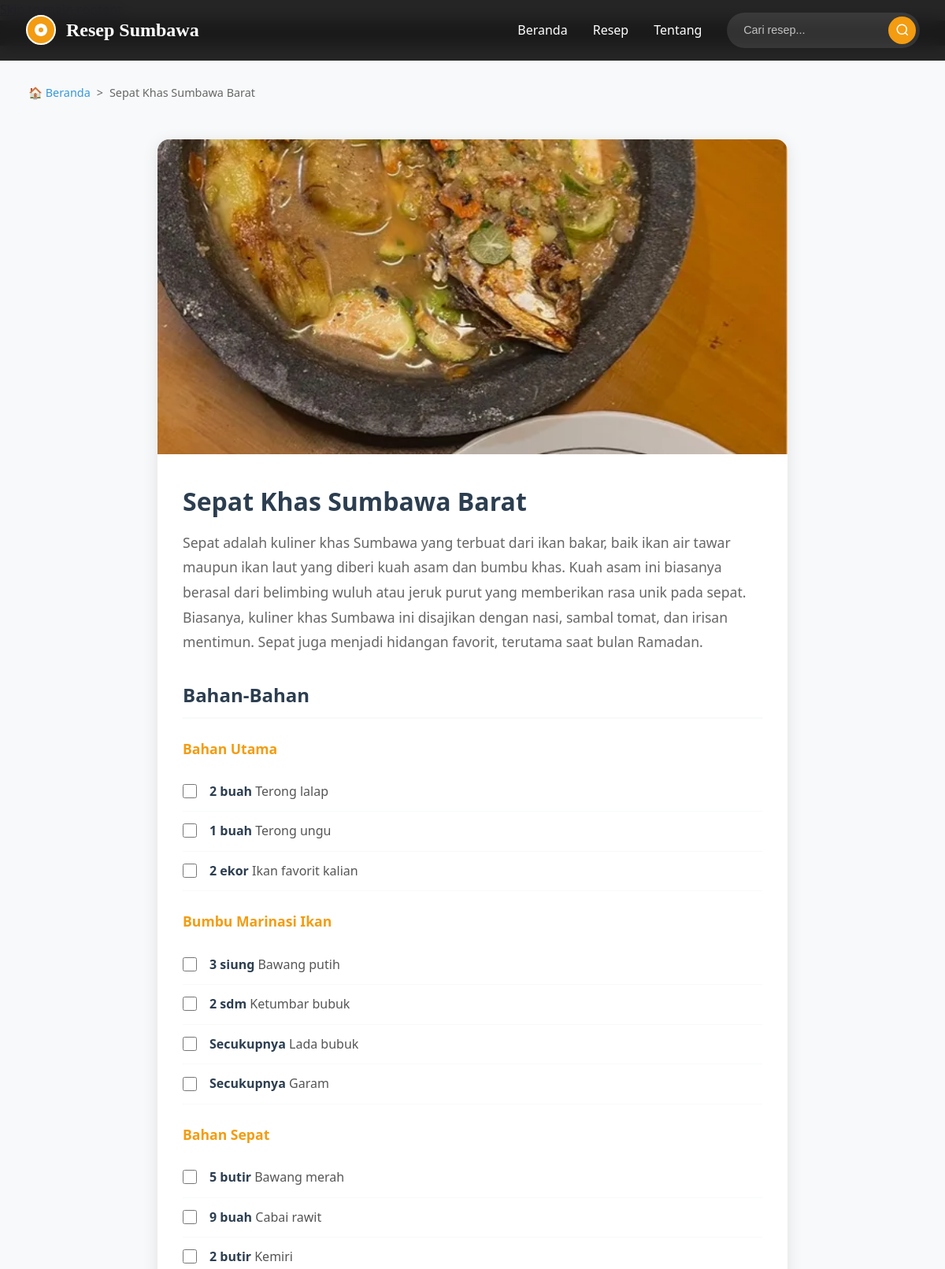
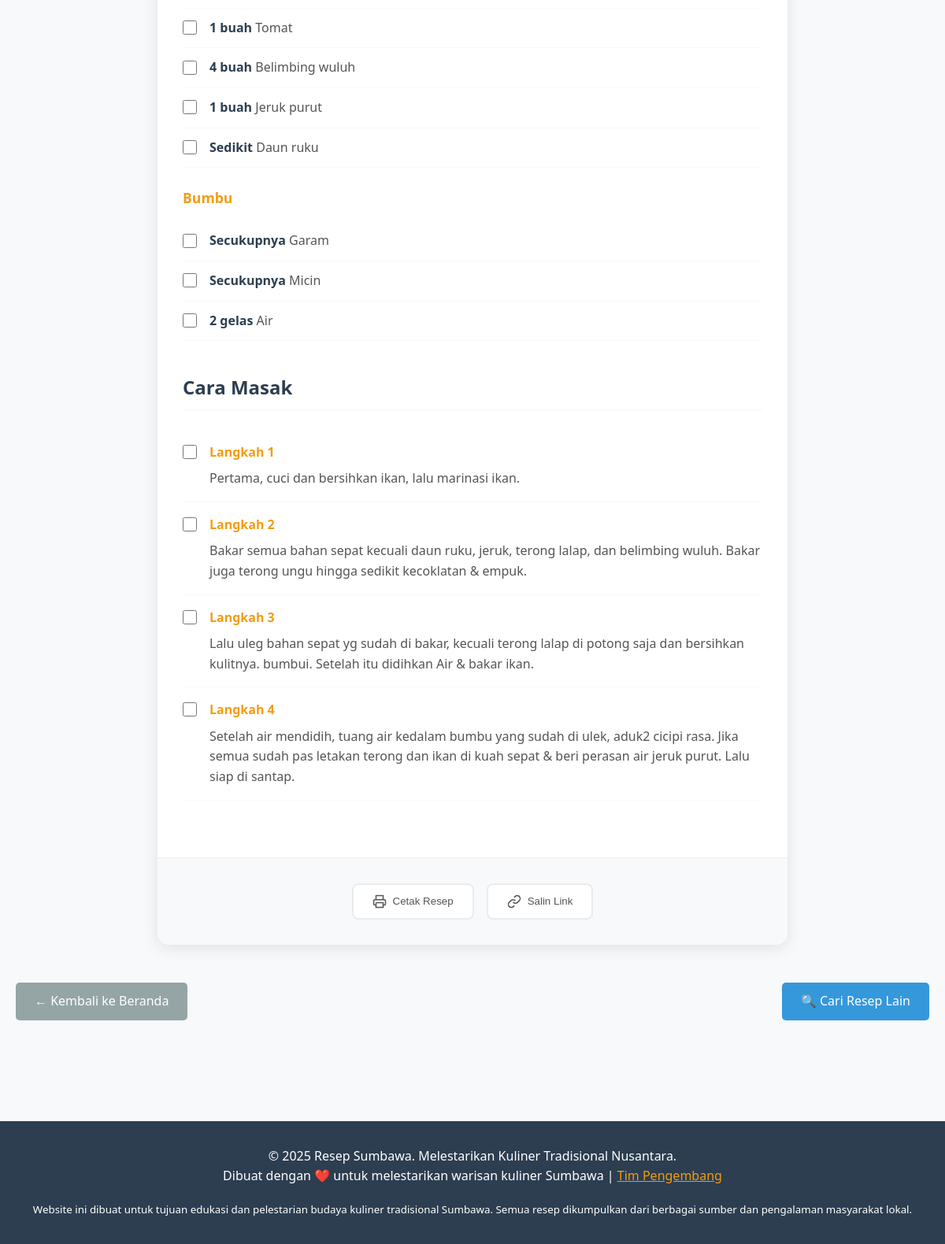
The page /detail_resep.php?id_resep=1 on the database its author committed (2 pictures, top to bottom).
### tables this page shows
CREATE TABLE resep (
    id_resep INT AUTO_INCREMENT PRIMARY KEY,
    nama_resep VARCHAR(100) NOT NULL,
    deskripsi TEXT NOT NULL,
    waktu_memasak INT,
    porsi INT DEFAULT 2,
    gambar VARCHAR(255),
    id_kategori INT,
    id_pengguna INT,
    created_at TIMESTAMP DEFAULT CURRENT_TIMESTAMP,
    updated_at TIMESTAMP DEFAULT CURRENT_TIMESTAMP ON UPDATE CURRENT_TIMESTAMP,
    FOREIGN KEY (id_kategori) REFERENCES kategori(id_kategori),
    FOREIGN KEY (id_pengguna) REFERENCES pengguna(id_pengguna)
);

CREATE TABLE resep_bahan (
    id_resep_bahan INT AUTO_INCREMENT PRIMARY KEY,
    id_resep INT,
    id_bahan INT,
    takaran VARCHAR(100) NOT NULL,
    kelompok VARCHAR(100),
    urutan INT DEFAULT NULL,
    FOREIGN KEY (id_resep) REFERENCES resep(id_resep),
    FOREIGN KEY (id_bahan) REFERENCES bahan(id_bahan)
);

CREATE TABLE bahan (
    id_bahan INT AUTO_INCREMENT PRIMARY KEY,
    nama_bahan VARCHAR(100) NOT NULL
);

CREATE TABLE langkah_memasak (
    id_langkah INT AUTO_INCREMENT PRIMARY KEY,
    id_resep INT,
    nomor_urutan INT NOT NULL,
    deskripsi_langkah TEXT NOT NULL,
    FOREIGN KEY (id_resep) REFERENCES resep(id_resep)
);

### config/koneksi.php (called while the page is built, shortened)
<?php
function escape($string) {
    return htmlspecialchars($string, ENT_QUOTES, 'UTF-8');
}
?>

### detail_resep.php (the view, shortened to what this page needs)
<?php
require_once 'config/koneksi.php';
$idResep = isset($_GET['id_resep']) ? (int)$_GET['id_resep'] : 0;
try {
    $stmt = $pdo->prepare("
        SELECT r.*, k.nama_kategori, p.nama as nama_penulis
        FROM resep r
        LEFT JOIN kategori k ON r.id_kategori = k.id_kategori
        LEFT JOIN pengguna p ON r.id_pengguna = p.id_pengguna
        WHERE r.id_resep = :id_resep
    ");
    $stmt->bindParam(':id_resep', $idResep, PDO::PARAM_INT);
    $stmt->execute();
    $resep = $stmt->fetch();
    $stmtBahan = $pdo->prepare("
        SELECT rb.*, b.nama_bahan
        FROM resep_bahan rb
        JOIN bahan b ON rb.id_bahan = b.id_bahan
        WHERE rb.id_resep = :id_resep
        ORDER BY rb.urutan ASC, rb.kelompok ASC
    ");
    $stmtBahan->bindParam(':id_resep', $idResep, PDO::PARAM_INT);
    $stmtBahan->execute();
    $bahanList = $stmtBahan->fetchAll();
    $bahanByGroup = [];
    foreach ($bahanList as $bahan) {
        $kelompok = $bahan['kelompok'] ?: 'Bahan Utama';
        $bahanByGroup[$kelompok][] = $bahan;
    }
    $stmtLangkah = $pdo->prepare("
        SELECT * FROM langkah_memasak
        WHERE id_resep = :id_resep
        ORDER BY nomor_urutan ASC
    ");
    $stmtLangkah->bindParam(':id_resep', $idResep, PDO::PARAM_INT);
    $stmtLangkah->execute();
    $langkahList = $stmtLangkah->fetchAll();
} catch(PDOException $e) {
    $error = "Error mengambil detail resep: " . $e->getMessage();
}
include 'includes/header.php';
?>
<div class="container">
    <?php if (isset($error)): ?>
        <div class="alert alert-warning">
            <strong>Error:</strong> <?php echo escape($error); ?>
        </div>
        <div style="text-align: center; margin: 2rem 0;">
            <a href="/index.php" class="btn btn-primary">← Kembali ke Beranda</a>
        </div>
    <?php else: ?>
        <nav aria-label="breadcrumb" style="margin-bottom: 2rem;">
            <ol style="display: flex; list-style: none; padding: 0; background: #f8f9fa; padding: 1rem; border-radius: 5px; font-size: 0.9rem;">
                <li><a href="/index.php" style="color: #3498db; text-decoration: none;">🏠 Beranda</a></li>
                <li style="margin: 0 0.5rem; color: #666;">></li>
                <li style="color: #666;"><?php echo escape($resep['nama_resep']); ?></li>
            </ol>
        </nav>
        <article class="recipe-detail-clean">
            <?php if (!empty($resep['gambar']) && file_exists($_SERVER['DOCUMENT_ROOT'] . $resep['gambar'])): ?>
                <img
                    src="<?php echo escape($resep['gambar']); ?>"
                    alt="<?php echo escape($resep['nama_resep']); ?>"
                    class="recipe-detail-image-clean"
                >
            <?php endif; ?>
            <div class="recipe-detail-content">
                <h1 class="recipe-title-clean"><?php echo escape($resep['nama_resep']); ?></h1>
                <p class="recipe-description-clean">
                    <?php echo nl2br(escape($resep['deskripsi'])); ?>
                </p>
                <div class="recipe-section-clean">
                    <h2 class="section-title-clean">Bahan-Bahan</h2>
                    <?php if (empty($bahanByGroup)): ?>
                        <p style="color: #666; font-style: italic;">Belum ada bahan yang tercatat untuk resep ini.</p>
                    <?php else: ?>
                        <?php foreach ($bahanByGroup as $kelompok => $bahanGroup): ?>
                            <?php if (count($bahanByGroup) > 1): ?>
                                <h3 style="color: #f39c12; font-size: 1.1rem; margin: 1.5rem 0 1rem 0; font-weight: 600;">
                                    <?php echo escape($kelompok); ?>
                                </h3>
                            <?php endif; ?>
                            <ul class="ingredients-list-clean">
                                <?php foreach ($bahanGroup as $bahan): ?>
                                    <li class="ingredient-item-clean">
                                        <input type="checkbox" class="ingredient-checkbox" id="ingredient-<?php echo $bahan['id_resep_bahan']; ?>">
                                        <label for="ingredient-<?php echo $bahan['id_resep_bahan']; ?>" class="ingredient-text">
                                            <span class="ingredient-amount"><?php echo escape($bahan['takaran']); ?></span>
                                            <?php echo escape($bahan['nama_bahan']); ?>
                                        </label>
                                    </li>
                                <?php endforeach; ?>
                            </ul>
                        <?php endforeach; ?>
                    <?php endif; ?>
                </div>
                <div class="recipe-section-clean">
                    <h2 class="section-title-clean">Cara Masak</h2>
                    <?php if (empty($langkahList)): ?>
                        <p style="color: #666; font-style: italic;">Belum ada langkah memasak yang tercatat untuk resep ini.</p>
                    <?php else: ?>
                        <ol class="steps-list-clean">
                            <?php foreach ($langkahList as $langkah): ?>
                                <li class="step-item-clean">
                                    <input type="checkbox" class="step-checkbox" id="step-<?php echo $langkah['id_langkah']; ?>">
                                    <div class="step-content">
                                        <div class="step-number">Langkah <?php echo $langkah['nomor_urutan']; ?></div>
                                        <div class="step-text">
                                            <?php echo nl2br(escape($langkah['deskripsi_langkah'])); ?>
                                        </div>
                                    </div>
                                </li>
                            <?php endforeach; ?>
                        </ol>
                    <?php endif; ?>
                </div>
            </div>
            <div class="recipe-actions-clean">
                <button onclick="window.print()" class="action-btn-clean">
                    <svg width="18" height="18" viewBox="0 0 24 24" fill="none" stroke="currentColor" stroke-width="2">
                        <polyline points="6,9 6,2 18,2 18,9"></polyline>
                        <path d="M6,18H4a2,2,0,0,1-2-2V11a2,2,0,0,1,2-2H20a2,2,0,0,1,2,2v5a2,2,0,0,1-2,2H18"></path>
                        <polyline points="6,14 18,14 18,22 6,22 6,14"></polyline>
                    </svg>
                    Cetak Resep
                </button>
                <button onclick="ResepSumbawa.copyToClipboard(window.location.href)" class="action-btn-clean">
                    <svg width="18" height="18" viewBox="0 0 24 24" fill="none" stroke="currentColor" stroke-width="2">
                        <path d="M10 13a5 5 0 0 0 7.54.54l3-3a5 5 0 0 0-7.07-7.07l-1.72 1.71"></path>
                        <path d="M14 11a5 5 0 0 0-7.54-.54l-3 3a5 5 0 0 0 7.07 7.07l1.71-1.71"></path>
                    </svg>
                    Salin Link
                </button>
            </div>
        </article>
        <div style="display: flex; justify-content: space-between; margin: 3rem 0; flex-wrap: wrap; gap: 1rem;">
            <a href="/index.php" class="btn btn-secondary">
                ← Kembali ke Beranda
            </a>
            <a href="/cari_resep.php" class="btn btn-primary">
                🔍 Cari Resep Lain
            </a>
        </div>
    <?php endif; ?>
</div>
<?php include 'includes/footer.php'; ?>

### assets/css/style.css (style rules this page uses)
* { margin: 0; padding: 0; box-sizing: border-box; }
.recipe-detail-clean { max-width: 800px; margin: 0 auto; background: white; border-radius: 15px; overflow: hidden; box-shadow: 0 4px 20px rgba(0, 0, 0, 0.1); }
.recipe-detail-image-clean { width: 100%; height: 400px; object-fit: cover; }
.recipe-detail-content { padding: 2rem; }
.recipe-title-clean { font-size: 2rem; font-weight: 700; color: #2c3e50; margin-bottom: 1rem; line-height: 1.3; }
.recipe-description-clean { color: #666; line-height: 1.8; margin-bottom: 2rem; font-size: 1.1rem; }
.recipe-section-clean { margin-bottom: 2.5rem; }
.section-title-clean { font-size: 1.5rem; font-weight: 600; color: #2c3e50; margin-bottom: 1.5rem; padding-bottom: 0.5rem; border-bottom: 2px solid #f8f9fa; }
.ingredients-list-clean { list-style: none; padding: 0; }
.ingredient-item-clean { display: flex; align-items: flex-start; gap: 1rem; padding: 0.75rem 0; border-bottom: 1px solid #f8f9fa; }
.ingredient-checkbox { margin-top: 0.2rem; width: 18px; height: 18px; accent-color: #f39c12; cursor: pointer; }
.ingredient-text { flex: 1; color: #555; line-height: 1.6; }
.ingredient-amount { font-weight: 600; color: #2c3e50; }
.steps-list-clean { list-style: none; padding: 0; counter-reset: step-counter; }
.step-item-clean { counter-increment: step-counter; display: flex; gap: 1rem; padding: 1rem 0; border-bottom: 1px solid #f8f9fa; }
.step-checkbox { margin-top: 0.2rem; width: 18px; height: 18px; accent-color: #f39c12; cursor: pointer; }
.step-content { flex: 1; }
.step-number { font-weight: 600; color: #f39c12; margin-bottom: 0.5rem; }
.step-text { color: #555; line-height: 1.6; }
.recipe-actions-clean { display: flex; gap: 1rem; padding: 2rem; background: #f8f9fa; border-top: 1px solid #e9ecef; justify-content: center; flex-wrap: wrap; }
.action-btn-clean { display: flex; align-items: center; gap: 0.5rem; padding: 0.75rem 1.5rem; background: white; border: 2px solid #e9ecef; border-radius: 8px; text-decoration: none; color: #555; font-weight: 500; transition: all 0.3s ease; cursor: pointer; }
body { font-family: "Segoe UI", Tahoma, Geneva, Verdana, sans-serif; line-height: 1.6; color: #333; background-color: #f8f9fa; }
.container { max-width: 1200px; margin: 0 auto; padding: 0 20px; }
nav { display: flex; justify-content: space-between; align-items: center; flex-wrap: wrap; }
.btn { display: inline-block; padding: 0.7rem 1.5rem; background: #3498db; color: white; text-decoration: none; border-radius: 5px; transition: background 0.3s ease; border: none; cursor: pointer; font-size: 1rem; }
.btn-primary { background: #3498db; }
.btn-secondary { background: #95a5a6; }
html { scroll-behavior: smooth; }

### rows shown on the page
resep: nama_resep "Sepat Khas Sumbawa Barat", gambar (picture), deskripsi "Sepat adalah kuliner khas Sumbawa yang terbuat dari ikan bakar, baik ikan air tawar maupun ikan laut yang diberi kuah asam dan bumbu khas. Kuah asam ini biasanya berasal dari belimbing wuluh atau jeruk purut yang memberikan rasa unik pada sepat. Biasanya, kuliner khas Sumbawa ini disajikan dengan nasi, sambal tomat, dan irisan mentimun. Sepat juga menjadi hidangan favorit, terutama saat bulan Ramadan."
resep_bahan: takaran "2 buah", id_bahan.nama_bahan "Terong lalap"
resep_bahan: takaran "1 buah", id_bahan.nama_bahan "Terong ungu"
resep_bahan: takaran "2 ekor", id_bahan.nama_bahan "Ikan favorit kalian"
resep_bahan: takaran "3 siung", id_bahan.nama_bahan "Bawang putih"
resep_bahan: takaran "2 sdm", id_bahan.nama_bahan "Ketumbar bubuk"
resep_bahan: takaran "Secukupnya", id_bahan.nama_bahan "Lada bubuk"
resep_bahan: takaran "Secukupnya", id_bahan.nama_bahan "Garam"
resep_bahan: takaran "5 butir", id_bahan.nama_bahan "Bawang merah"
resep_bahan: takaran "9 buah", id_bahan.nama_bahan "Cabai rawit"
resep_bahan: takaran "2 butir", id_bahan.nama_bahan "Kemiri"
resep_bahan: takaran "1 buah", id_bahan.nama_bahan "Tomat"
resep_bahan: takaran "4 buah", id_bahan.nama_bahan "Belimbing wuluh"
resep_bahan: takaran "1 buah", id_bahan.nama_bahan "Jeruk purut"
resep_bahan: takaran "Sedikit", id_bahan.nama_bahan "Daun ruku"
resep_bahan: kelompok "Bumbu", takaran "2 gelas", id_bahan.nama_bahan "Air"
resep_bahan: takaran "Secukupnya", id_bahan.nama_bahan "Garam"
resep_bahan: takaran "Secukupnya", id_bahan.nama_bahan "Micin"
langkah_memasak: nomor_urutan "1", deskripsi_langkah "Pertama, cuci dan bersihkan ikan, lalu marinasi ikan."
langkah_memasak: nomor_urutan "2", deskripsi_langkah "Bakar semua bahan sepat kecuali daun ruku, jeruk, terong lalap, dan belimbing wuluh. Bakar juga terong ungu hingga sedikit kecoklatan & empuk."
langkah_memasak: nomor_urutan "3", deskripsi_langkah "Lalu uleg bahan sepat yg sudah di bakar, kecuali terong lalap di potong saja dan bersihkan kulitnya. bumbui. Setelah itu didihkan Air & bakar ikan."
langkah_memasak: nomor_urutan "4", deskripsi_langkah "Setelah air mendidih, tuang air kedalam bumbu yang sudah di ulek, aduk2 cicipi rasa. Jika semua sudah pas letakan terong dan ikan di kuah sepat & beri perasan air jeruk purut. Lalu siap di santap."

### other values the page prints
$kelompok "Bahan Utama"
$kelompok "Bumbu Marinasi Ikan"
$kelompok "Bahan Sepat"
